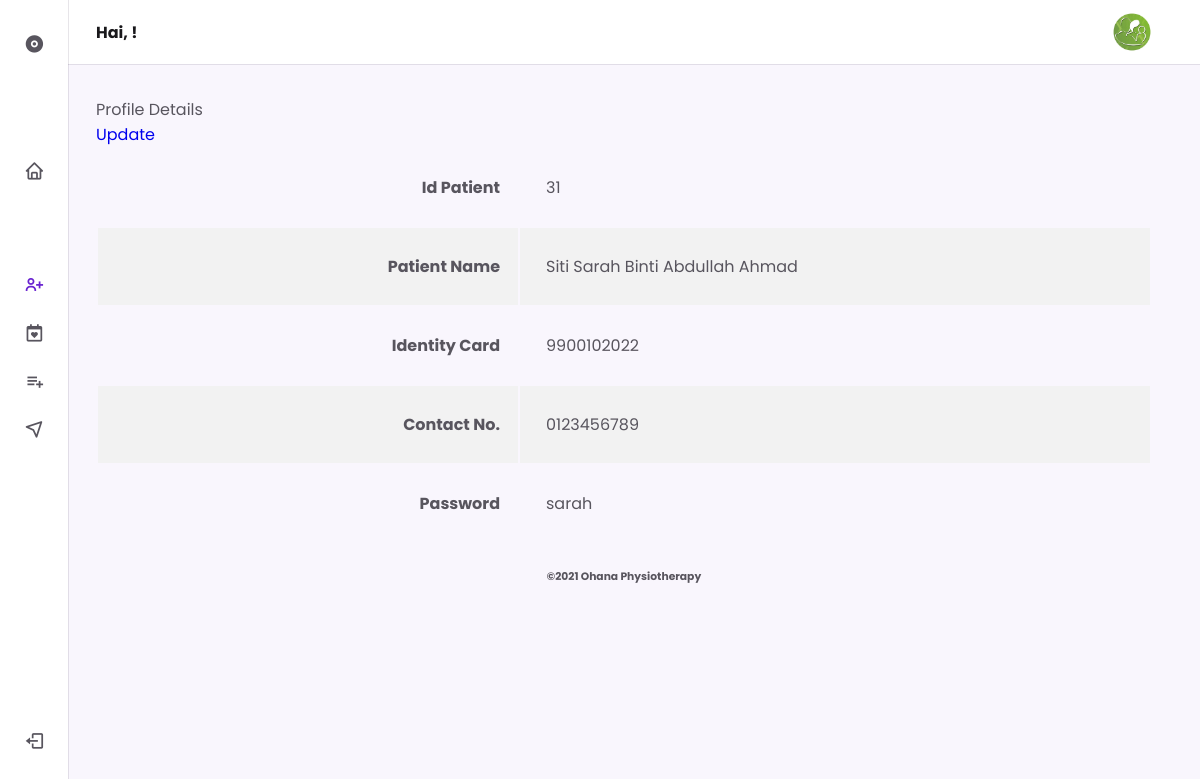
The page /admin/display.php?id=31 on the database its author committed.
### tables this page shows
CREATE TABLE `tblpatient` (
  `id_patient` int(11) NOT NULL,
  `email` varchar(50) NOT NULL,
  `phone` varchar(50) NOT NULL,
  `address` varchar(150) NOT NULL,
  `gender` varchar(50) NOT NULL,
  `name` varchar(150) NOT NULL,
  `ic` varchar(50) NOT NULL,
  `password` varchar(50) NOT NULL,
  `create_datetime` datetime NOT NULL
);

### admin/display.php (the view, shortened to what this page needs)
<?php
$servername = "localhost";
$username = "root";
$password = "";
$dbname = "ohana";
$conn = mysqli_connect($servername, $username, $password, $dbname);
$id_patient=$_GET['id'];
$sql = "SELECT * FROM tblpatient WHERE id_patient='$id_patient'";
$result = mysqli_query($conn, $sql);
?>
<!DOCTYPE html>
    <html lang="en">
    <head>
        <link rel="stylesheet" href="https://cdn.jsdelivr.net/npm/boxicons@latest/css/boxicons.min.css">
        <link rel="stylesheet" href="assets/css/styles.css">
    </head>
    <body>
        <header class="header">
            <div class="header__container">
                <img src="assets/img/4.jpg" alt="" class="header__img">
                <a href="index.php" class="header__logo"><strong>Hai, <?php echo $_SESSION['username'] ?></b> !</strong></a>
            </div>
        </header>
        <div class="nav" id="navbar">
            <nav class="nav__container">
                <div>
                    <a href="index.php" class="nav__link nav__logo">
                        <i class='bx bxs-disc nav__icon' ></i>
                    </a>
                    <div class="nav__list">
                        <div class="nav__items">
                            <a href="index.php" class="nav__link">
                                <i class='bx bx-home nav__icon' ></i>
                            </a>
                        </div>
                        <div class="nav__items">
                            <div class="nav__dropdown">
                                <a href="#" class="nav__link active">
                                    <i class='bx bx-user-plus nav__icon' ></i>
                                </a>
                            </div>
							<div class="nav__dropdown">
                                <a href="#" class="nav__link">
                                    <i class='bx bx-calendar-heart nav__icon' ></i>
                                </a>
                            </div>
							<div class="nav__dropdown">
                                <a href="#" class="nav__link">
                                    <i class='bx bx-list-plus nav__icon' ></i>
                                </a>
                            </div>
							<div class="nav__dropdown">
                                <a href="#" class="nav__link">
                                    <i class='bx bx-navigation nav__icon' ></i>
                                </a>
                            </div>
                        </div>
                    </div>
                </div>
                <a href="logout.php" class="nav__link nav__logout">
                    <i class='bx bx-log-out nav__icon' ></i>
                </a>
            </nav>
        </div>
		<BR>
            <div class="card">
				<div class="card-header">
					<div class="row">
						<div class="col-md-10">
							Profile Details
						</div>
						<?php
							if(mysqli_num_rows($result) > 0)
							{
							while($row = mysqli_fetch_assoc($result))
							{
						?>
						<div class="col-md-10 text-right">
							<a href="edit.php?id=<?php echo $row["id_patient"]; ?>" class="btn btn-secondary btn-sm" onClick="return confirm('Do you really want to update?');">Update</a>
						</div>
					</div>
				</div>
				<div class="card-body">
					<table class="table table-striped">
						<tr>
							<th class="text-right" width="40%">Id Patient</th>
							<td><?php echo $row["id_patient"]; ?></td>
						</tr>
						<tr>
							<th class="text-right" width="40%">Patient Name</th>
							<td><?php echo $row['name']; ?></td>
						</tr>
						<tr>
							<th class="text-right" width="40%">Identity Card</th>
							<td><?php echo $row["ic"]; ?></td>
						</tr>
						<tr>
							<th class="text-right" width="40%">Contact No.</th>
							<td><?php echo $row["phone"]; ?></td>
						</tr>
						<tr>
							<th class="text-right" width="40%">Password</th>
							<td><?php echo $row["password"]; ?></td>
						</tr>
						<?php
							   }
							}
							else
							{
							   echo "0 results";
							}
						?>
					</table>
				</div>
			</div>
		<center>
		<footer class="container-fluid">
			<h6 class="text-center small">©2021 Ohana Physiotherapy</h6>
		</footer>
		</center>
    </body>
</html>

### admin/assets/css/styles.css (style rules this page uses)
:root { --header-height: 3.5rem; --nav-width: 219px; --first-color: #6923D0; --first-color-light: #F4F0FA; --title-color: #19181B; --text-color: #58555E; --text-color-light: #A5A1AA; --body-color: #F9F6FD; --container-color: #FFFFFF; --body-font: 'Poppins', sans-serif; --normal-font-size: .938rem; --small-font-size: .75rem; --smaller-font-size: .75rem; --font-medium: 500; --font-semi-bold: 600; --z-fixed: 100; }
@media screen and (min-width: 1024px) { :root { --normal-font-size: 1rem; --small-font-size: .875rem; --smaller-font-size: .813rem; } }
body { margin: var(--header-height) 0 0 0; padding: 1rem 1rem 0; font-family: var(--body-font); font-size: var(--normal-font-size); background-color: var(--body-color); color: var(--text-color); }
a { text-decoration: none; }
img { max-width: 100%; height: auto; }
.header { position: fixed; top: 0; left: 0; width: 100%; background-color: var(--container-color); box-shadow: 0 1px 0 rgba(22, 8, 43, 0.1); padding: 0 1rem; z-index: var(--z-fixed); }
.header__container { display: flex; align-items: center; height: var(--header-height); justify-content: space-between; }
.header__img { width: 35px; height: 35px; border-radius: 50%; }
.header__logo { color: var(--title-color); font-weight: var(--font-medium); display: none; }
.nav { position: fixed; top: 0; left: -100%; height: 100vh; padding: 1rem 1rem 0; background-color: var(--container-color); box-shadow: 1px 0 0 rgba(22, 8, 43, 0.1); z-index: var(--z-fixed); transition: .4s; }
.nav__container { height: 100%; display: flex; flex-direction: column; justify-content: space-between; padding-bottom: 3rem; overflow: auto; scrollbar-width: none; }
.nav__logo { font-weight: var(--font-semi-bold); margin-bottom: 2.5rem; }
.nav__list, .nav__items { display: grid; }
.nav__list { row-gap: 2.5rem; }
.nav__items { row-gap: 1.5rem; }
.nav__link { display: flex; align-items: center; color: var(--text-color); }
.nav__icon { font-size: 1.2rem; margin-right: .5rem; }
.nav__logout { margin-top: 5rem; }
.nav__dropdown { overflow: hidden; max-height: 21px; transition: .4s ease-in-out; }
.active { color: var(--first-color); }
@media screen and (min-width: 768px) { body { padding: 1rem 3rem 0 6rem; } }
@media screen and (min-width: 768px) { .header { padding: 0 3rem 0 6rem; } }
@media screen and (min-width: 768px) { .header__container { height: calc(var(--header-height) + .5rem); } }
@media screen and (min-width: 768px) { .header__logo { display: block; } }
@media screen and (min-width: 768px) { .header__img { width: 40px; height: 40px; order: 1; } }
@media screen and (min-width: 768px) { .nav { left: 0; padding: 1.2rem 1.5rem 0; width: 68px; } }
@media screen and (min-width: 768px) { .nav__items { row-gap: 1.7rem; } }
@media screen and (min-width: 768px) { .nav__icon { font-size: 1.3rem; } }

### admin/display.php (style rules this page uses)
table { border-collapse: center; width: 100%; }
th { text-align: right; padding: 18px; }
td { text-align: left; padding: 26px; }
tr:nth-child(even) { background-color: #f2f2f2; }

### rows shown on the page
tblpatient: id_patient "31", name "Siti Sarah Binti Abdullah Ahmad", ic "9900102022", phone "0123456789", password "sarah"
